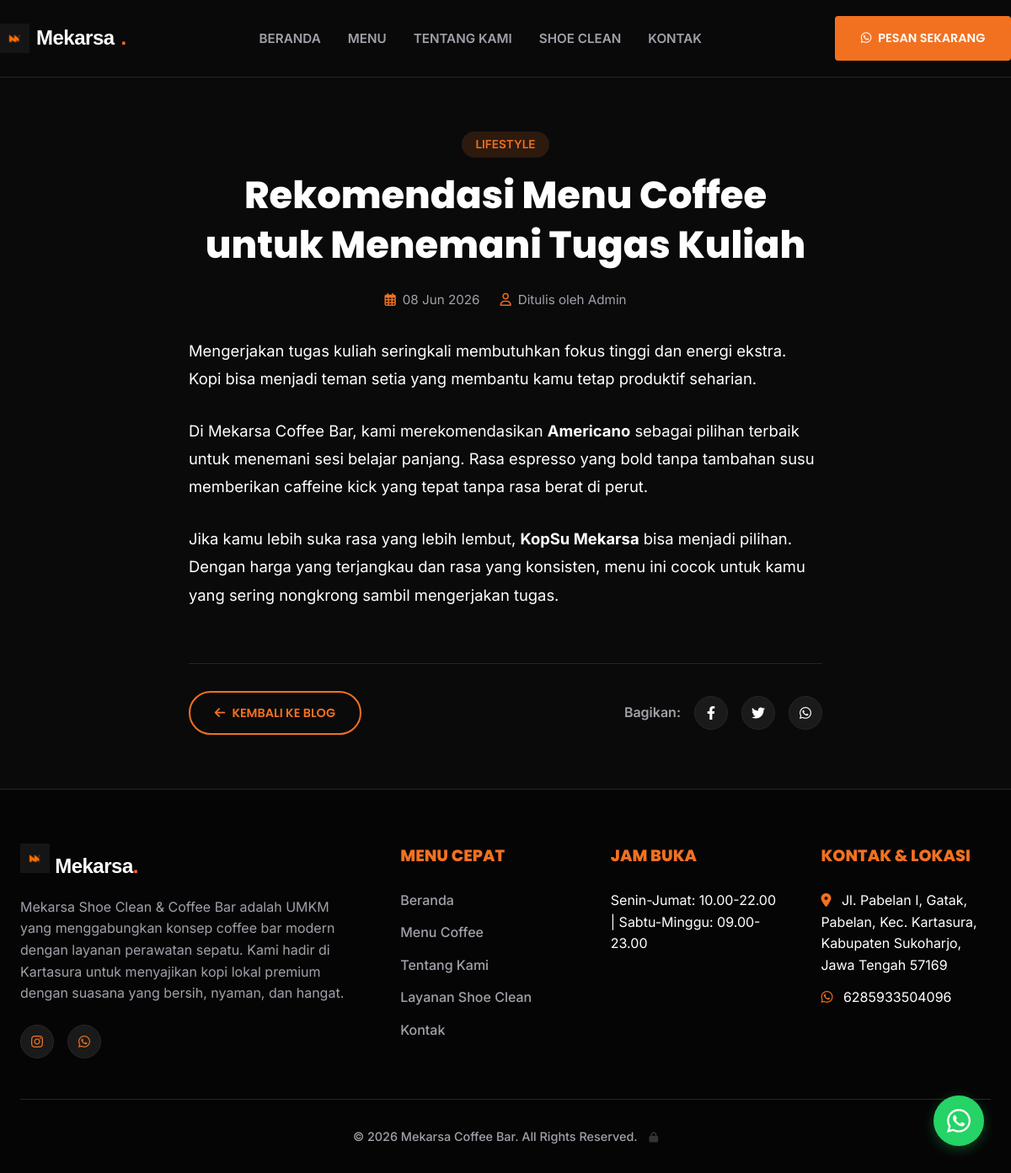
The page /article-detail.php?slug=rekomendasi-menu-coffee-tugas-kuliah on the database its author committed.
### tables this page shows
CREATE TABLE `settings` (
  `id` int(11) NOT NULL,
  `business_name` varchar(150) NOT NULL,
  `tagline` varchar(150) DEFAULT NULL,
  `description` text DEFAULT NULL,
  `address` text DEFAULT NULL,
  `phone` varchar(20) DEFAULT NULL,
  `whatsapp` varchar(20) DEFAULT NULL,
  `instagram` varchar(100) DEFAULT NULL,
  `maps_link` text DEFAULT NULL,
  `opening_hours` varchar(100) DEFAULT NULL,
  `updated_at` timestamp NOT NULL DEFAULT current_timestamp() ON UPDATE current_timestamp()
);

CREATE TABLE `articles` (
  `id` int(11) NOT NULL,
  `category_id` int(11) NOT NULL,
  `title` varchar(150) NOT NULL,
  `slug` varchar(180) NOT NULL,
  `content` text NOT NULL,
  `image` varchar(255) DEFAULT NULL,
  `status` enum('draft','published') DEFAULT 'draft',
  `created_at` timestamp NOT NULL DEFAULT current_timestamp(),
  `updated_at` timestamp NOT NULL DEFAULT current_timestamp() ON UPDATE current_timestamp()
);

CREATE TABLE `article_categories` (
  `id` int(11) NOT NULL,
  `name` varchar(100) NOT NULL,
  `description` text DEFAULT NULL,
  `created_at` timestamp NOT NULL DEFAULT current_timestamp()
);

### article-detail.php (the view, shortened to what this page needs)
<?php
try {
    $pdo = getDBConnection();
    $stmt = $pdo->query("SELECT * FROM settings LIMIT 1");
    $settings = $stmt->fetch(PDO::FETCH_ASSOC) ?: [
        'business_name' => 'Mekarsa Coffee Bar',
        'tagline' => 'Coffee First, Clean Vibes Always',
        'description' => '',
        'whatsapp' => '6285933504096',
        'instagram' => '',
        'address' => '',
        'opening_hours' => ''
    ];
    $wa_clean = preg_replace('/[^0-9]/', '', $settings['whatsapp']);
    $slug = $_GET['slug'] ?? '';
    $artStmt = $pdo->prepare("SELECT articles.*, article_categories.name as category_name
                              FROM articles
                              LEFT JOIN article_categories ON articles.category_id = article_categories.id
                              WHERE articles.slug = ? AND articles.status = 'published'");
    $artStmt->execute([$slug]);
    $article = $artStmt->fetch(PDO::FETCH_ASSOC);
} catch (PDOException $e) {
    die("Error connecting to database.");
}
?>
<!DOCTYPE html>
<html lang="id">
<head>
    <link href="https://cdnjs.cloudflare.com/ajax/libs/font-awesome/6.0.0/css/all.min.css" rel="stylesheet">
    <link rel="stylesheet" href="public/css/style.css">
</head>
<body>
    <header class="header">
        <div class="container navbar">
            <a href="index.php" class="nav-logo">
                <img src="public/images/logo.png" alt="Mekarsa Logo" class="navbar-logo-img">
                <?= htmlspecialchars(explode(' ', $settings['business_name'])[0]) ?><span>.</span>
            </a>
            <ul class="nav-links" id="navLinks">
                <li><a href="index.php">Beranda</a></li>
                <li><a href="menu.php">Menu</a></li>
                <li><a href="about.php">Tentang Kami</a></li>
                <li><a href="support-service.php">Shoe Clean</a></li>
                <li><a href="contact.php">Kontak</a></li>
            </ul>
            <div class="nav-actions">
                <a href="https://wa.me/<?= $wa_clean ?>" target="_blank" class="btn btn-primary"><i class="fab fa-whatsapp"></i> Pesan Sekarang</a>
            </div>
        </div>
    </header>
    <main class="article-detail-container">
        <div class="article-header">
            <span class="article-category"><?= htmlspecialchars($article['category_name'] ?? 'Artikel') ?></span>
            <h1><?= htmlspecialchars($article['title']) ?></h1>
            <div class="article-meta-info">
                <span><i class="far fa-calendar-alt"></i> <?= date('d M Y', strtotime($article['created_at'])) ?></span>
                <span><i class="far fa-user"></i> Ditulis oleh Admin</span>
            </div>
        </div>
        <div class="article-body">
            <?= $article['content'] ?>
        </div>
        <div class="article-footer">
            <a href="articles.php" class="btn btn-outline" style="border-radius: 30px;">
                <i class="fas fa-arrow-left"></i> Kembali ke Blog
            </a>
            <div class="share-links">
                <p>Bagikan:</p>
                <a href="#" title="Share to Facebook"><i class="fab fa-facebook-f"></i></a>
                <a href="#" title="Share to Twitter"><i class="fab fa-twitter"></i></a>
                <a href="#" title="Share to WhatsApp"><i class="fab fa-whatsapp"></i></a>
            </div>
        </div>
    </main>
    <footer id="contact" class="footer">
        <div class="container">
            <div class="footer-grid">
                <div class="footer-col">
                    <a href="index.php" class="nav-logo" style="display: block; margin-bottom: 1rem;">
                        <img src="public/images/logo.png" alt="Mekarsa Logo" class="navbar-logo-img">
                        <?= htmlspecialchars(explode(' ', $settings['business_name'])[0]) ?><span>.</span>
                    </a>
                    <p><?= htmlspecialchars($settings['description'] ?? 'Mekarsa Coffee Bar') ?></p>
                    <div class="social-links">
                        <?php if(!empty($settings['instagram'])): ?>
                            <a href="https://instagram.com/<?= htmlspecialchars($settings['instagram']) ?>" target="_blank"><i class="fab fa-instagram"></i></a>
                        <?php endif; ?>
                        <a href="https://wa.me/<?= $wa_clean ?>" target="_blank"><i class="fab fa-whatsapp"></i></a>
                    </div>
                </div>
                <div class="footer-col">
                                        <h4>Menu Cepat</h4>
                    <ul class="footer-links">
                        <li><a href="index.php">Beranda</a></li>
                        <li><a href="menu.php">Menu Coffee</a></li>
                        <li><a href="about.php">Tentang Kami</a></li>
                        <li><a href="support-service.php">Layanan Shoe Clean</a></li>
                        <li><a href="contact.php">Kontak</a></li>
                    </ul>
                </div>
                <div class="footer-col">
                    <h4>Jam Buka</h4>
                    <ul class="footer-links">
                        <li><?= htmlspecialchars($settings['opening_hours'] ?? 'Buka Setiap Hari') ?></li>
                    </ul>
                </div>
                <div class="footer-col">
                    <h4>Kontak & Lokasi</h4>
                    <ul class="footer-links">
                        <li><i class="fas fa-map-marker-alt" style="color: var(--color-orange); margin-right: 8px;"></i> <?= htmlspecialchars($settings['address'] ?? '') ?></li>
                        <li><i class="fab fa-whatsapp" style="color: var(--color-orange); margin-right: 8px;"></i> <?= htmlspecialchars($settings['whatsapp'] ?? '') ?></li>
                    </ul>
                </div>
            </div>
            <div class="footer-bottom">
                &copy; <?= date('Y') ?> <?= htmlspecialchars($settings['business_name']) ?>. All Rights Reserved.
             <a href="portal-mekarsa/login.php" style="color: inherit; text-decoration: none; margin-left: 10px; opacity: 0.3; transition: opacity 0.3s;" onmouseover="this.style.opacity='1'" onmouseout="this.style.opacity='0.3'" title="Admin Login"><i class="fas fa-lock" style="font-size:0.85em;"></i></a>
            </div>
        </div>
    </footer>
    <a href="https://wa.me/<?= $wa_clean ?>" target="_blank" class="float-wa" title="Hubungi kami via WhatsApp">
        <i class="fab fa-whatsapp"></i>
    </a>
</body>
</html>

### rows shown on the page
settings: business_name "Mekarsa", description "Mekarsa Shoe Clean & Coffee Bar adalah UMKM yang menggabungkan konsep coffee bar modern dengan layanan perawatan sepatu. Kami hadir di Kartasura untuk menyajikan kopi lokal premium dengan suasana yang bersih, nyaman, dan hangat.", opening_hours "Senin-Jumat: 10.00-22.00 | Sabtu-Minggu: 09.00-23.00", address "Jl. Pabelan I, Gatak, Pabelan, Kec. Kartasura, Kabupaten Sukoharjo, Jawa Tengah 57169", whatsapp "6285933504096", business_name "Mekarsa Coffee Bar"
articles: category.name "LIFESTYLE", title "Rekomendasi Menu Coffee untuk Menemani Tugas Kuliah", created_at "08 Jun 2026", content "Mengerjakan tugas kuliah seringkali membutuhkan fokus tinggi dan energi ekstra. Kopi bisa menjadi teman setia yang membantu kamu tetap produktif seharian. Di Mekarsa Coffee Bar, kami merekomendasikan Americano sebagai pilihan terbaik untuk menemani sesi belajar panjang. Rasa espresso yang bold tanpa tambahan susu memberikan caffeine kick yang tepat tanpa rasa berat di perut. Jika kamu lebih suka rasa yang lebih lembut, KopSu Mekarsa bisa menjadi pilihan. Dengan harga yang terjangkau dan rasa yang konsisten, menu ini cocok untuk kamu yang sering nongkrong sambil mengerjakan tugas."
